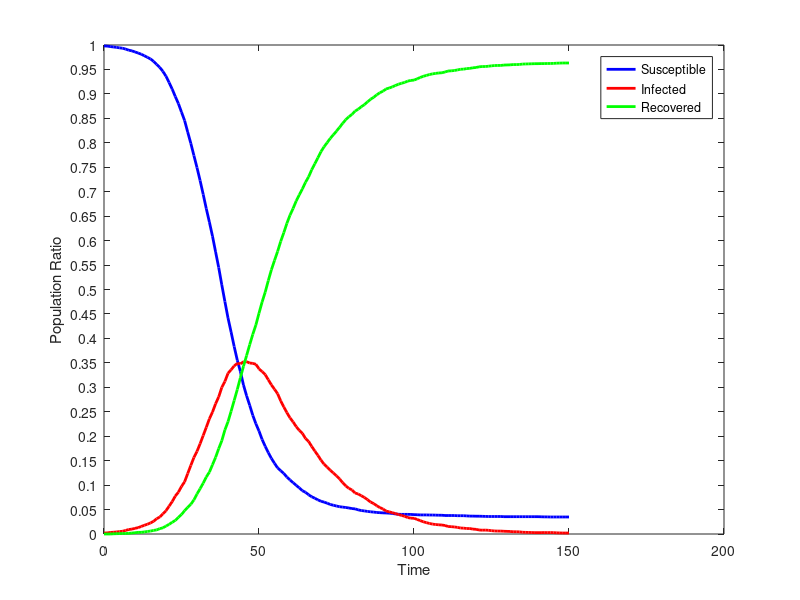

Write MATLAB code to recreate this figure.
dynamics = [
4990,10,0;
4989,11,0;
4984,16,0;
4980,18,2;
4976,21,3;
4971,25,4;
4967,28,5;
4958,37,5;
4947,46,7;
4940,50,10;
4929,58,13;
4918,65,17;
4906,77,17;
4890,89,21;
4874,100,26;
4857,113,30;
4833,130,37;
4802,156,42;
4771,174,55;
4730,207,63;
4681,238,81;
4616,285,99;
4549,331,120;
4473,388,139;
4401,428,171;
4314,486,200;
4228,534,238;
4110,618,272;
3995,701,304;
3870,782,348;
3746,845,409;
3614,923,463;
3473,1007,520;
3326,1091,583;
3189,1178,633;
3045,1247,708;
2884,1332,784;
2725,1402,873;
2547,1499,954;
2376,1560,1064;
2209,1643,1148;
2065,1680,1255;
1916,1718,1366;
1777,1745,1478;
1661,1740,1599;
1523,1761,1716;
1413,1762,1825;
1316,1748,1936;
1213,1745,2042;
1127,1735,2138;
1053,1689,2258;
967,1661,2372;
897,1630,2473;
832,1577,2591;
773,1525,2702;
723,1480,2797;
676,1435,2889;
647,1361,2992;
620,1299,3081;
582,1241,3177;
553,1187,3260;
525,1146,3329;
497,1098,3405;
472,1060,3468;
442,1029,3529;
427,977,3596;
401,947,3652;
381,895,3724;
366,849,3785;
349,804,3847;
335,755,3910;
326,714,3960;
315,683,4002;
302,652,4046;
294,624,4082;
286,594,4120;
279,563,4158;
275,525,4200;
271,492,4237;
266,467,4267;
260,450,4290;
257,419,4324;
247,409,4344;
240,391,4369;
236,374,4390;
231,351,4418;
227,327,4446;
224,311,4465;
220,289,4491;
218,270,4512;
216,256,4528;
215,234,4551;
213,227,4560;
210,218,4572;
205,209,4586;
202,199,4599;
201,190,4609;
201,181,4618;
201,168,4631;
200,162,4638;
198,161,4641;
197,149,4654;
195,137,4668;
195,125,4680;
195,116,4689;
194,108,4698;
194,101,4705;
193,97,4710;
192,94,4714;
192,92,4716;
189,87,4724;
189,77,4734;
189,75,4736;
189,72,4739;
187,68,4745;
187,61,4752;
187,60,4753;
185,56,4759;
183,56,4761;
183,50,4767;
182,48,4770;
182,41,4777;
181,39,4780;
180,40,4780;
179,38,4783;
179,34,4787;
179,31,4790;
179,30,4791;
179,30,4791;
177,28,4795;
177,27,4796;
177,26,4797;
177,23,4800;
177,23,4800;
177,22,4801;
177,18,4805;
177,17,4806;
177,16,4807;
177,15,4808;
177,14,4809;
177,14,4809;
176,14,4810;
175,15,4810;
175,14,4811;
174,15,4811;
174,14,4812;
174,12,4814;
174,11,4815;
174,10,4816;
174,10,4816;
174,10,4816;
];
susceptible = dynamics (:, 1);
infected = dynamics (:, 2);
recovered = dynamics (:, 3);
totalPopulation = susceptible(1) + infected(1) + recovered(1);
susceptibleRatio = susceptible ./ totalPopulation;
infectedRatio = infected ./ totalPopulation;
recoveredRatio = recovered ./ totalPopulation;
steps = length (susceptible);
indices = 0 : steps - 1;
figure
plot (indices, susceptibleRatio.', 'color', 'blue', 'linewidth', 2);
hold on
plot (indices, infectedRatio.', 'color', 'red', 'linewidth', 2);
hold on
plot (indices, recoveredRatio.', 'color', 'green', 'linewidth', 2);
set(gca,'YTick',0:0.05:1.0);
xlabel ('Time');
ylabel ('Population Ratio');
legend('Susceptible','Infected', 'Recovered');
